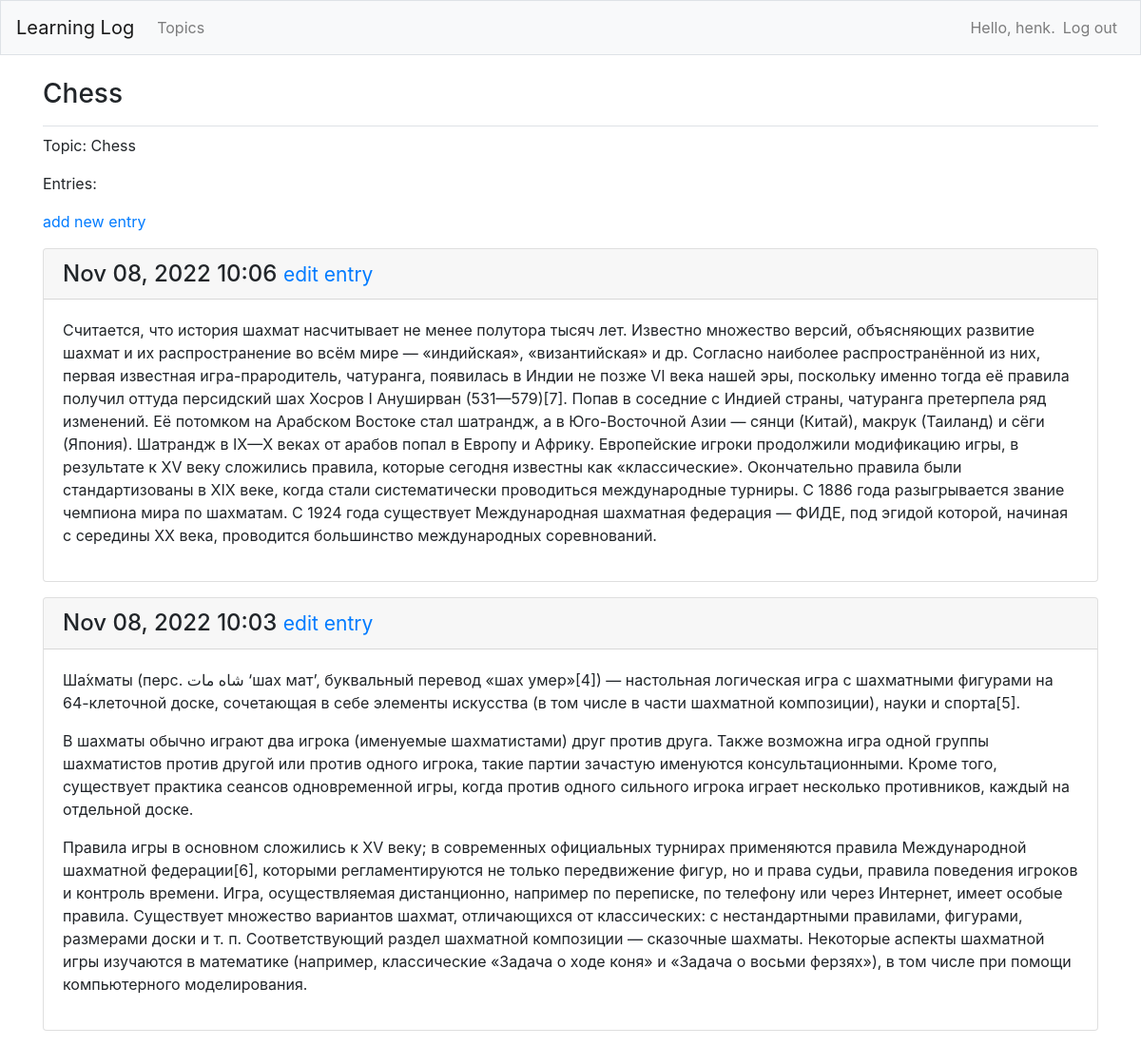
/tipics/1/ (signed in), run on the app's committed database.
### learning_logs/models.py (models this page shows, shortened)
class Topic(models.Model):
    text = models.CharField(max_length=200)
    date_added = models.DateTimeField(auto_now_add=True)
    owner = models.ForeignKey(User, on_delete=models.CASCADE)
    def __str__(self):
        return self.text

class Entry(models.Model):
    topic = models.ForeignKey(Topic, on_delete=models.PROTECT)
    text = models.TextField()
    date_added = models.DateTimeField(auto_now_add=True)
    class Meta:
        verbose_name_plural = 'entries'

### learning_logs/views.py (the view)
@login_required
def topic(request, topic_id):
    topic = Topic.objects.get(id=topic_id)
    if topic.owner != request.user:
        raise Http404
    entries = topic.entry_set.order_by('-date_added')
    context = {'topic': topic, 'entries': entries}
    return render(request, 'learning_logs/topic.html', context)

### learning_logs/templates/learning_logs/topic.html
{% extends 'learning_logs/base.html' %}
{% block page_header %}
  <h3>{{ topic }}</h3>
{% endblock page_header %}
{% block content %}
  <p>Topic: {{ topic }}</p>
  <p>Entries:</p>
  <p>
    <a href="{% url 'learning_logs:new_entry' topic.id %}">add new entry</a>
  </p>
  {% for entry in entries %}
    <div class="card mb-3">
        <h4 class="card-header">
          {{ entry.date_added|date:'M d, Y H:i' }}
          <small><a href="{% url 'learning_logs:edit_entry' entry.id %}">
              edit entry</a></small>
        </h4>
      <div class="card-body">
          {{ entry.text|linebreaks }}
      </div>
    </div>
  {% empty %}
    <p>There are no entries for this topic yet.</p>
  {% endfor %}
{% endblock %}

### learning_logs/templates/learning_logs/base.html (shortened to what this page needs)
{% load bootstrap4 %}
<!doctype html>
<html lang="en">
 <head>
   {% bootstrap_css %}
  </head>
  <body>
    <nav class="navbar navbar-expand-md navbar-light bg-light mb-4 border">
      <a class="navbar-brand" href="{% url 'learning_logs:index'%}">
          Learning Log</a>
      <div class="collapse navbar-collapse" id="navbarCollapse">
        <ul class="navbar-nav mr-auto">
          <li class="nav-item">
            <a class="nav-link" href="{% url 'learning_logs:topics'%}">
                Topics</a></li>
        </ul>
        <ul class="navbar-nav ml-auto">
          {% if user.is_authenticated %}
            <li class="nav-item">
              <span class="navbar-text"}">Hello, {{ user.username }}.</span>
            </li>
            <li class="nav-item">
              <a class="nav-link" href="{% url 'users:logout' %}">Log out</a>
            </li>
          {% else %}
            <li class="nav-item">
              <a class="nav-link" href="{% url 'users:register' %}">Register</a>
            </li>
            <li class="nav-item">
              <a class="nav-link" href="{% url 'users:login' %}">Log in</a></li>
          {% endif %}
        </ul>
      </div>
    </nav>
    <main role="main" class="container">
      <div class="pb-2 mb-2 border-bottom">
        {% block page_header %}{% endblock page_header %}
      </div>
      <div>
        {% block content %}{% endblock content %}
      </div>
    </main>
  </body>
</html>

### data on the page
Topic: text "Chess"
Entry: date_added "Nov 08, 2022 10:06", text "Считается, что история шахмат насчитывает не менее полутора тысяч лет. Известно множество версий, объясняющих развитие шахмат и их распространение во всём мире — «индийская», «византийская» и др. Согласно наиболее распространённой из них, первая известная игра-прародитель, чатуранга, появилась в Индии не позже VI века нашей эры, поскольку именно тогда её правила получил оттуда персидский шах Хосров I Ануширван (531—579)[7]. Попав в соседние с Индией страны, чатуранга претерпела ряд изменений. Её потомком на Арабском Востоке стал шатрандж, а в Юго-Восточной Азии — сянци (Китай), макрук (Таиланд) и сёги (Япония). Шатрандж в IX—X веках от арабов попал в Европу и Африку. Европейские игроки…"
Entry: date_added "Nov 08, 2022 10:03", text "Ша́хматы (перс. شاه مات ‘шах мат’, буквальный перевод «шах умер»[4]) — настольная логическая игра с шахматными фигурами на 64-клеточной доске, сочетающая в себе элементы искусства (в том числе в части шахматной композиции), науки и спорта[5]. В шахматы обычно играют два игрока (именуемые шахматистами) друг против друга. Также возможна игра одной группы шахматистов против другой или против одного игрока, такие партии зачастую именуются консультационными. Кроме того, существует практика сеансов одновременной игры, когда против одного сильного игрока играет несколько противников, каждый на отдельной доске. Правила игры в основном сложились к XV веку; в современных официальных турнирах…"

### other printed values
{{ user.username }} "henk"
